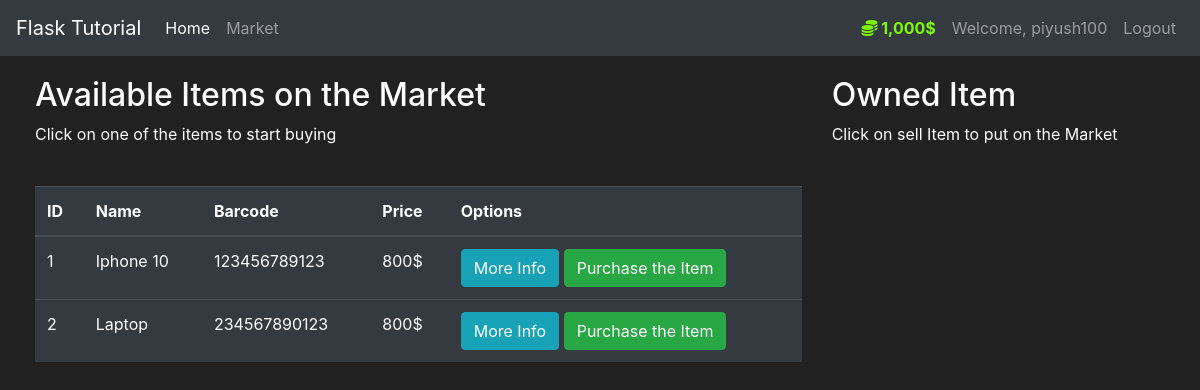
The page /market (signed in) on the database as committed earlier.
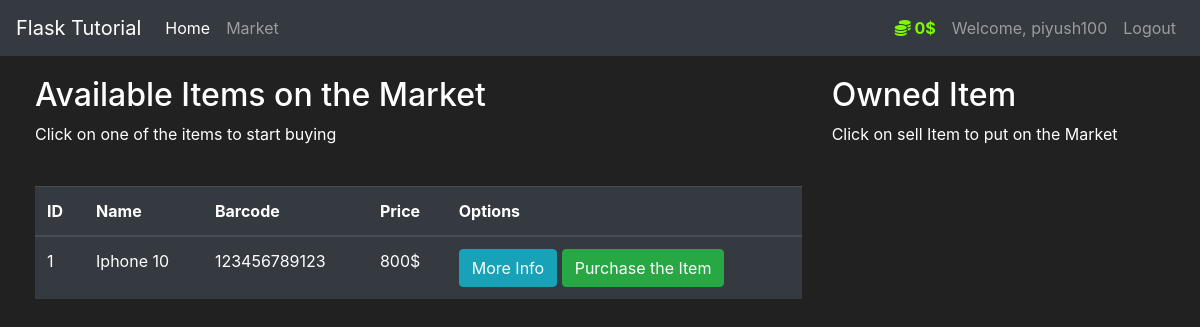
The same page on the database as committed later.
### market/models.py (models this page shows, shortened)
class User(db.Model, UserMixin):
    id = db.Column(db.Integer(), primary_key=True)
    username = db.Column(db.String(length=30), nullable=False, unique=True)
    email_address = db.Column(db.String(length=50), nullable=False, unique=True)
    password_hash = db.Column(db.String(length=60), nullable=False)
    budget = db.Column(db.Integer(), nullable=False, default=1000)
    items = db.relationship('Item', backref='owned_user', lazy=True)
    @property
    def prettier_budget(self):
        if len(str(self.budget)) >= 4:
            return f'{str(self.budget)[:-3]},{str(self.budget)[-3:]}$'
        else:
            return f"{self.budget}$"
    @property
    def password(self):
        return self.password

class Item(db.Model):
    id = db.Column(db.Integer(), primary_key=True)
    name = db.Column(db.String(length=30), nullable=False, unique=True)
    price = db.Column(db.Integer(), nullable=False)
    barcode = db.Column(db.String(length=12), nullable=False, unique=True)
    description = db.Column(db.String(length=1024), nullable=False, unique=True)
    owner = db.Column(db.Integer(), db.ForeignKey('user.id'))

### market/routes.py (the view, shortened to what this page needs)
@app.route('/market', methods=['GET', 'POST'])
@login_required
def market_page():
    purchase_form=PurchaseItemForm()
    if request.method=="GET" :
        items = Item.query.filter_by(owner=None)
        return render_template('market.html', items=items,purchase_form=purchase_form)

### market/models.py (called while the page is built)
@login_manager.user_loader
def load_user(user_id):
    return User.query.get(int(user_id))

### market/templates/market.html (shortened to what this page needs)
{% extends 'base.html' %}
{% block content %}
<div class="row" style="margin-top:20px; margin-left:20px">
   <div class="col-8">
       <h2>Available Items on the Market</h2>
       <p>Click on one of the items to start buying</p>
       <br>
      <table class="table table-hover table-dark">
         <thead>
            <tr>
               <th scope="col">ID</th>
               <th scope="col">Name</th>
               <th scope="col">Barcode</th>
               <th scope="col">Price</th>
               <th scope="col">Options</th>
            </tr>
         </thead>
         <tbody>
            {% for item in items %}
            <tr>
               <td>{{ item.id }}</td>
               <td>{{ item.name }}</td>
               <td>{{ item.barcode }}</td>
               <td>{{ item.price }}$</td>
               <td>
                  <button class="btn btn-outline btn-info" data-toggle="modal" data-target="#Modal-MoreInfo-{{ item.id }}">More Info</button>
                  <button class="btn btn-outline btn-success" data-toggle="modal" data-target="#Modal-PurchaseConfirm-{{ item.id }}">Purchase the Item</button>
               </td>
            </tr>
            {% endfor %}
         </tbody>
      </table>
   </div>
   <div class="col-4">
    <h2>Owned Item</h2>
    <p>Click on sell Item to put on the Market </p>   </div>
</div>
{% endblock %}

### market/templates/base.html (shortened to what this page needs)
<!doctype html>
<html lang="en">
   <head>
      <link rel="stylesheet" href="https://cdn.jsdelivr.net/npm/bootstrap@4.5.3/dist/css/bootstrap.min.css">
   </head>
   <body>
      <nav class="navbar navbar-expand-md navbar-dark bg-dark">
        <a class="navbar-brand" href="/Home">Flask Tutorial</a>
        <div class="collapse navbar-collapse" id="navbarNav">
            <ul class="navbar-nav mr-auto">
                <li class="nav-item active">
                    <a class="nav-link" href="{{ url_for('home_page') }}">Home <span class="sr-only">(current)</span></a>
                </li>
                <li class="nav-item">
                    <a class="nav-link" href="{{ url_for('market_page') }}">Market</a>
                </li>
            </ul>
            {% if current_user.is_authenticated %}
            <ul class="navbar-nav">
                <li class="nav-item">
                    <a class="nav-link" style="color:lawngreen; font-weight:bold">
                        <i class="fas fa-coins"></i>
                        {{ current_user.prettier_budget }}
                    </a>
                </li>
            </ul>
            <ul class="navbar-nav">
                <li class="nav-item">
                    <a class="nav-link">
                        Welcome, {{ current_user.username }}</a>
                </li>
                <li class="nav-item">
                    <a class="nav-link" href="{{ url_for('logout_page')  }}">Logout</a>
                </li>
            </ul>
            {% endif  %}
        </div>
      </nav>
      {% block content %}
      {% endblock %}
   </body>
</html>

### market/templates/base.html (style rules this page uses)
body { background-color: #212121; color: white }

Rows that differ between the two databases and show on the page:
no longer on this page (row edited): Item: id "2", name "Laptop", barcode "234567890123", price "800"
changed User "piyush100": prettier_budget "1,000$" → "0$"
